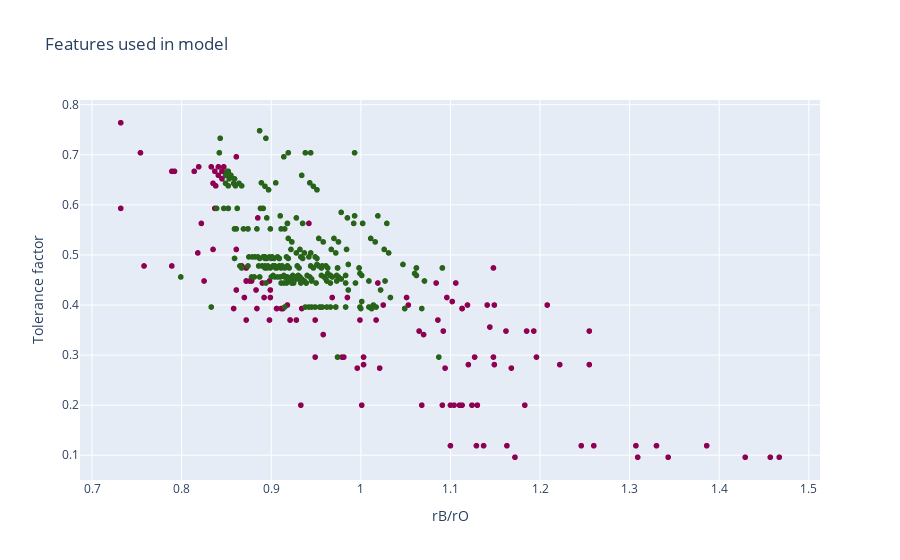

The cell this chart's notebook holds for it:
### Code cell
fig = go.Figure(data=go.Scattergl(x=data["t"], 
                                y=data["rB/rO"], 
                                mode='markers',
                                marker_color=data['Perovskite'],
                                text=data['Compound'],
                               line_width=1),
                layout = go.Layout (
                    title=go.layout.Title(text='Features used in model'),
                    yaxis=dict(title="Tolerance factor"),
                    xaxis=dict(title="rB/rO")))
fig.show()

### Figure 1 — Plotly figure (JSON) as saved in the notebook; plotly's stock layout.template omitted (floating-point values rounded to 4 significant figures; data arrays with more than 128 entries replaced by an {"elided": "..."} marker saying what was removed)
{"data": [{"line": {"width": 1}, "marker": {"color": {"elided": "390 int values"}}, "mode": "markers", "text": {"elided": "390 str values"}, "type": "scattergl", "x": {"elided": "390 float values"}, "y": {"elided": "390 float values"}}], "layout": {"title": {"text": "Features used in model"}, "xaxis": {"title": {"text": "rB/rO"}}, "yaxis": {"title": {"text": "Tolerance factor"}}}}
